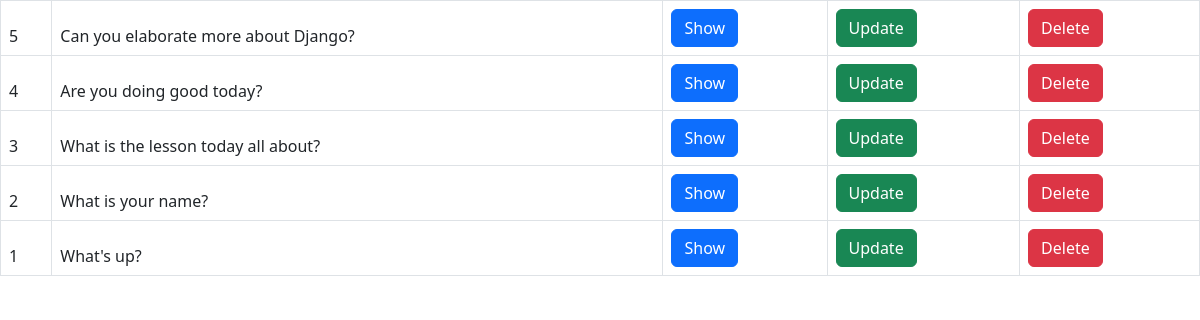
Before: / with the older database file.
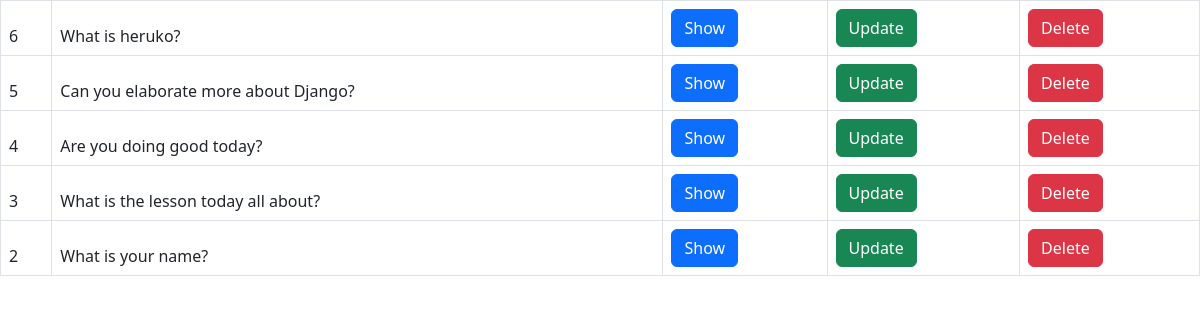
After: the same page with the newer database file.
### polls/models.py (models this page shows, shortened)
class Question(models.Model):
    question_text = models.CharField(max_length=200)
    pub_date = models.DateTimeField('date published')

### polls/views.py (the view)
# urls.py: path('', views.index, name='index'),
def index(request):
    latest_question_list = Question.objects.order_by('-pub_date')[:5]
    context = {'latest_question_list': latest_question_list}
    return render(request, 'polls/index.html', context)

### polls/templates/polls/index.html (shortened to what this page needs)
<html>
<head>
<link href="https://cdn.jsdelivr.net/npm/bootstrap@5.2.0-beta1/dist/css/bootstrap.min.css" rel="stylesheet">
</head>
<body>
    <div class="table-responsive">
        <table class="table table-bordered table-hover">
            {% if latest_question_list %}
                {% for question in latest_question_list %}
                    <thead>
                        <tr scope="row">
                            <td>{{question.id}}</td>
                            <td>{{question.question_text}}</td>
                            <td>
                                <a class="btn btn-primary" href="/polls/{{ question.id }}/" role="button">Show</a>
                            </td>
                            <td>
                                <a class="btn btn-success" href="/polls/{{ question.id }}/" role="button">Update</a>
                            </td>
                            <td>
                                <a class="btn btn-danger" href="/polls/{{ question.id }}/" role="button">Delete</a>
                            </td>
                        </tr>
                    </thead>
                {% endfor %}
            {% else %}
                <p>No polls are available.</p>
            {% endif %}
        </table>
    </div>
</body>
</html>

Changed rows visible on the page:
no longer on this page (row unchanged): Question: id "1", question_text "What's up?"
added Question: id "6", question_text "What is heruko?"
